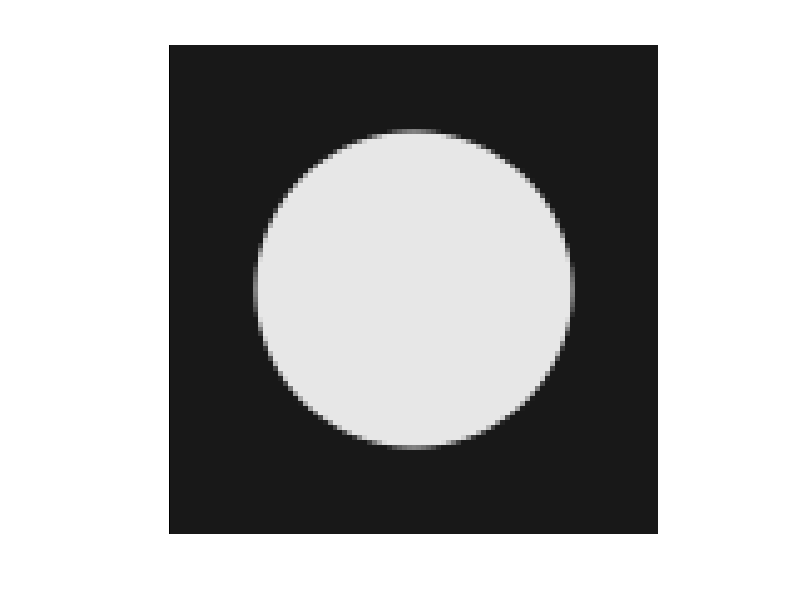
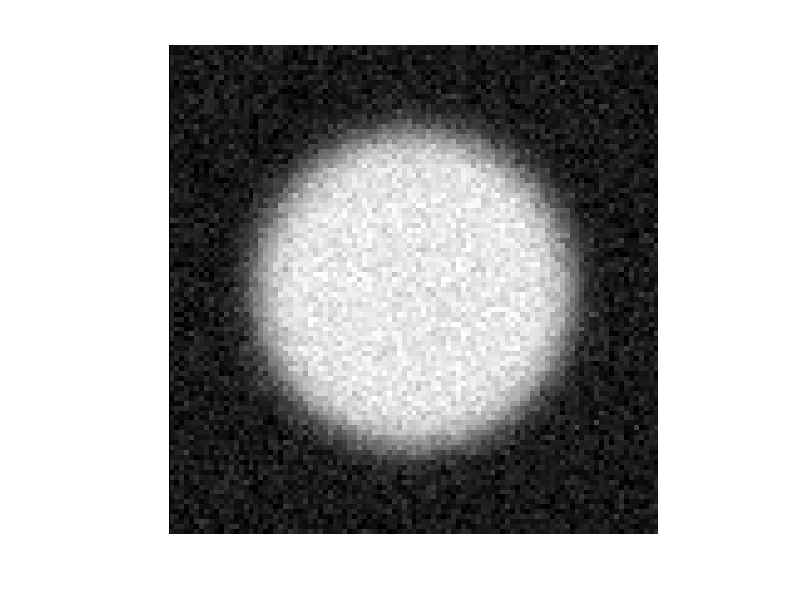
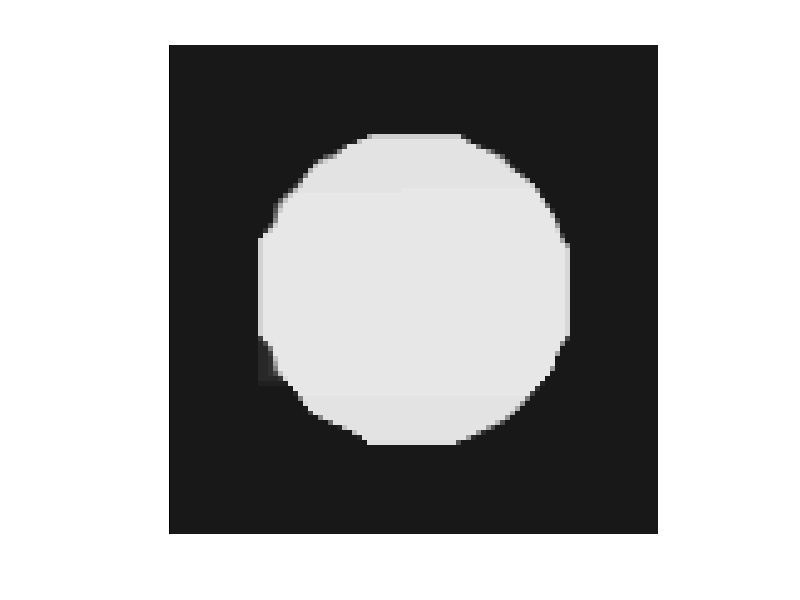

Reproduce these figures in MATLAB, in order.
function main 	
	
	Nbiter= 4000;
	lambda = 0.1; 
	mu = 1.8; 
	tau = 0.99/(8+mu);
	gamma = 0.99;
	blurfilter = exp(-(-3:0.2:3).^2);
	blurfilter = blurfilter/sum(blurfilter);
	noiselevel = 0.05; % std. dev. of the noise added to the blurred image
	
	% cell-average sampling approximated by point sampling on a 16x larger grid followed by downsampling
	S=99;
	y = zeros(S*16,S*16);
	[n1,n2]=meshgrid(1:S*16,1:S*16);
	y=((n1-S*8-1/2).^2+(n2-S*8-1/2).^2<=(32*16)^2);
	y=(y(1:2:end,1:2:end)+y(2:2:end,1:2:end)+y(1:2:end,2:2:end)+y(2:2:end,2:2:end))/4;
	y=(y(1:2:end,1:2:end)+y(2:2:end,1:2:end)+y(1:2:end,2:2:end)+y(2:2:end,2:2:end))/4;
	y=(y(1:2:end,1:2:end)+y(2:2:end,1:2:end)+y(1:2:end,2:2:end)+y(2:2:end,2:2:end))/4;
	y=(y(1:2:end,1:2:end)+y(2:2:end,1:2:end)+y(1:2:end,2:2:end)+y(2:2:end,2:2:end))/4;
	y = y*0.8+0.1;
	xref = y;
	figure(1);
	imshow(y);
	colormap gray
	imwrite(y,'reference.tif');
	
	opblur = @(x) imfilter(imfilter(x,blurfilter,'symmetric'),blurfilter','symmetric');
	% blur with symmetric boundary conditions. opblur is self-adjoint	
	rng(100);
	noise = randn(size(y));
	noise = noise/norm(noise,'fro')*sqrt(numel(noise))*noiselevel; % noise of std. dev. 0.1
	y = opblur(y)+noise;
	figure(2);
	imshow(y);
	colormap gray
	imwrite(y,'y.tif');	
	
	opD = @(x) cat(3,[diff(x,1,1);zeros(1,size(x,2))],[diff(x,1,2) zeros(size(x,1),1)]);
	opDadj = @(u) -[u(1,:,1);diff(u(:,:,1),1,1)]-[u(:,1,2) diff(u(:,:,2),1,2)];	
	prox_mu_gamma_g = @(t) t-t./max(abs(t)/(lambda*mu*gamma),1);
	
	x = y;
	u = zeros([size(x) 2]);
	v = opD(x);
	fprintf('0 %f\n',sum(sum((opblur(x)-y).^2))/2+lambda*sum(sum(sum(abs(v)))));
	for iter = 1:Nbiter
		x = x-tau*opDadj(opD(x)-v+mu*u)-tau*mu*opblur(opblur(x)-y);
		v = prox_mu_gamma_g(v+gamma*(opD(x)-v+mu*u));
		u = u+(opD(x)-v)/mu;
		if mod(iter,40)==0
			%we display the primal cost value
			fprintf('%d %f\n',iter,sum(sum((opblur(x)-y).^2))/2+lambda*sum(sum(sum(abs(opD(x))))));
			figure(3);
			imshow(x);
			colormap flag
			drawnow
		end
	end
	figure(3);
	imshow(x);
	colormap gray
	imwrite(x,'x_anisotropic.tif');
	fprintf('restoration error: %f\n',norm(x-xref,'fro')); %=4.02
end


